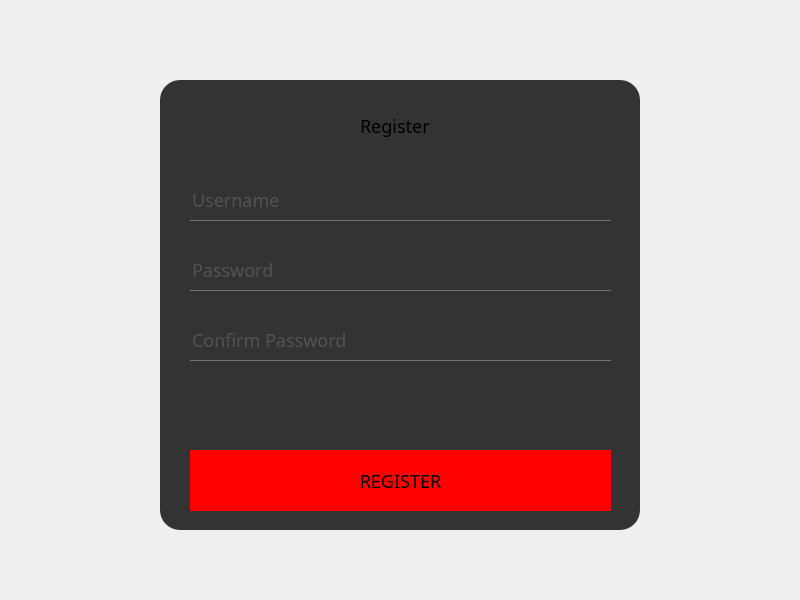
<?xml version="1.0" encoding="UTF-8"?>
<ui version="4.0">
 <class>Register</class>
 <widget class="QWidget" name="Register">
  <property name="geometry">
   <rect>
    <x>0</x>
    <y>0</y>
    <width>800</width>
    <height>600</height>
   </rect>
  </property>
  <property name="maximumSize">
   <size>
    <width>800</width>
    <height>600</height>
   </size>
  </property>
  <property name="windowTitle">
   <string>FileBox</string>
  </property>
  <property name="windowIcon">
   <iconset resource="../../resources/images/images.qrc">
    <normaloff>:/images/FileBox_1.png</normaloff>:/images/FileBox_1.png</iconset>
  </property>
  <property name="styleSheet">
   <string notr="true">*{
	font-size: 18px;
	font-family: Trajan; 
}

#btn_register{
	border-radius: 15px;
	background: red;
	color: white;
}

#btn_register:hover{
	border-radius: 15px;
	background: #800000;
	color: #333;
}

QFrame{
	background: #333;
	border-radius: 20px;
}

QPushButton{
	border-radius: 60px;
	background: red;
}

QLineEdit{
	background: transparent;
	border: none;
	color: #717072; 
	border-bottom: 1px solid #717072;
}

#register_l{
	color: white;
	font-size: 26px;
}

#Register{
	background-image: url(:/images/bg.png);
}</string>
  </property>
  <widget class="QFrame" name="frame">
   <property name="geometry">
    <rect>
     <x>160</x>
     <y>80</y>
     <width>480</width>
     <height>450</height>
    </rect>
   </property>
   <property name="maximumSize">
    <size>
     <width>480</width>
     <height>450</height>
    </size>
   </property>
   <property name="frameShape">
    <enum>QFrame::StyledPanel</enum>
   </property>
   <property name="frameShadow">
    <enum>QFrame::Raised</enum>
   </property>
   <widget class="QPushButton" name="pbRegister">
    <property name="geometry">
     <rect>
      <x>30</x>
      <y>370</y>
      <width>421</width>
      <height>61</height>
     </rect>
    </property>
    <property name="text">
     <string>REGISTER</string>
    </property>
   </widget>
   <widget class="QLineEdit" name="leUsername">
    <property name="geometry">
     <rect>
      <x>30</x>
      <y>100</y>
      <width>421</width>
      <height>41</height>
     </rect>
    </property>
    <property name="placeholderText">
     <string>Username</string>
    </property>
   </widget>
   <widget class="QLineEdit" name="lePassword">
    <property name="geometry">
     <rect>
      <x>30</x>
      <y>170</y>
      <width>421</width>
      <height>41</height>
     </rect>
    </property>
    <property name="text">
     <string/>
    </property>
    <property name="echoMode">
     <enum>QLineEdit::Password</enum>
    </property>
    <property name="placeholderText">
     <string>Password</string>
    </property>
   </widget>
   <widget class="QLineEdit" name="leConfirmPassword">
    <property name="geometry">
     <rect>
      <x>30</x>
      <y>240</y>
      <width>421</width>
      <height>41</height>
     </rect>
    </property>
    <property name="echoMode">
     <enum>QLineEdit::Password</enum>
    </property>
    <property name="placeholderText">
     <string>Confirm Password</string>
    </property>
   </widget>
   <widget class="QLabel" name="lblRegister">
    <property name="geometry">
     <rect>
      <x>200</x>
      <y>30</y>
      <width>141</width>
      <height>31</height>
     </rect>
    </property>
    <property name="text">
     <string>Register</string>
    </property>
   </widget>
  </widget>
 </widget>
 <resources>
  <include location="../../resources/images/images.qrc"/>
 </resources>
 <connections/>
</ui>
